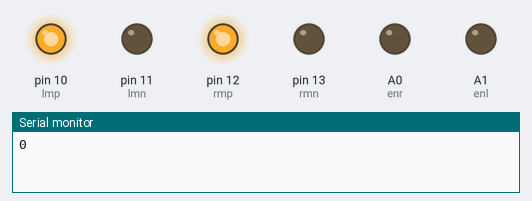
Simulated run of this sketch. Board: Arduino Uno, built with avr-gcc and run on an emulated ATmega328P. Shown: output pins drawn as LEDs (lit = HIGH), the last lines printed to the serial monitor.

Above: at 0.1 s.
At 108.1 s:
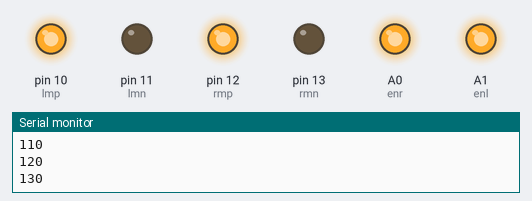
Timing chart, 0 to 109.6 s (numbered marks = the images above):
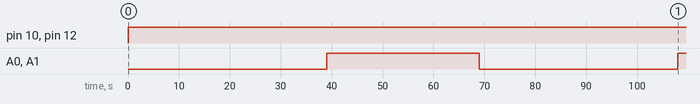

Measured:
- by itself, pin 10 (lmp), pin 12 (rmp): LOW → HIGH at 0.00 s
- by itself, A0 (enr), A1 (enl): LOW → HIGH at 39.0 s, → LOW 30.0 s later, → HIGH 39.0 s later

The sketch:

PWM_test.ino
```cpp
//#include <LiquidCrystal.h>
//LiquidCrystal lcd(9,7,8,10,11,12,13);

#define rmp 12
#define rmn 13
#define lmp 10
#define lmn 11

#define enl A1
#define enr A0
int i;
void setup() {
  pinMode(rmp,OUTPUT);
  pinMode(rmn,OUTPUT);
  pinMode(lmp,OUTPUT);
  pinMode(lmn,OUTPUT);

  pinMode(enl,OUTPUT);
  pinMode(enr,OUTPUT);
  //lcd.begin(16,2);
  Serial.begin(9600);
}

void loop() {


    digitalWrite(lmp,HIGH);
    digitalWrite(lmn,LOW);
    digitalWrite(rmn,LOW);
    digitalWrite(rmp,HIGH);
    for(i=0;i<225;i+=10)
    {analogWrite(enl,i);
      analogWrite(enr,i);
      Serial.println(i);
      delay(3000);
      }


}
```
